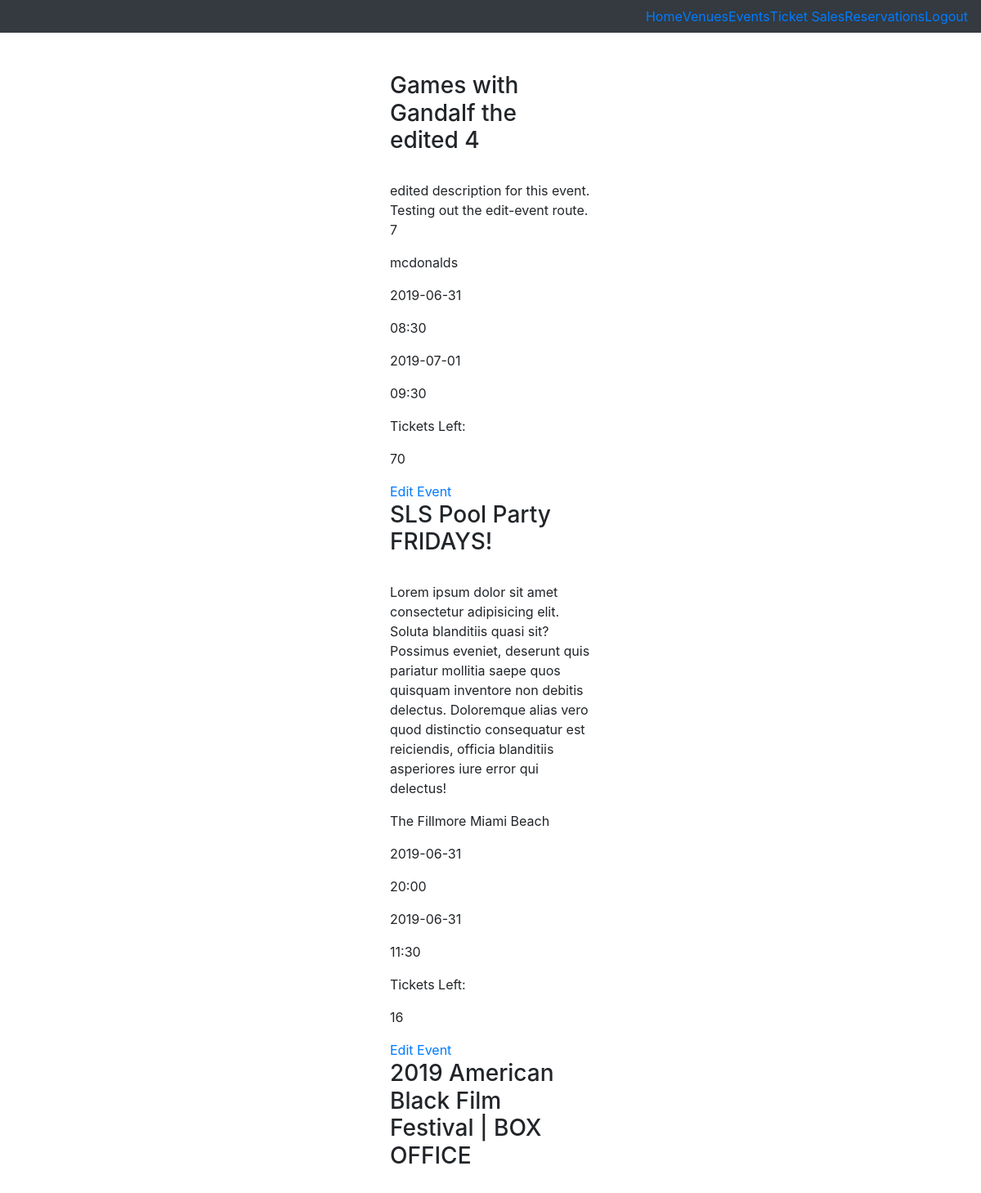
Page /admin (signed in, upper part) on the earlier database version.
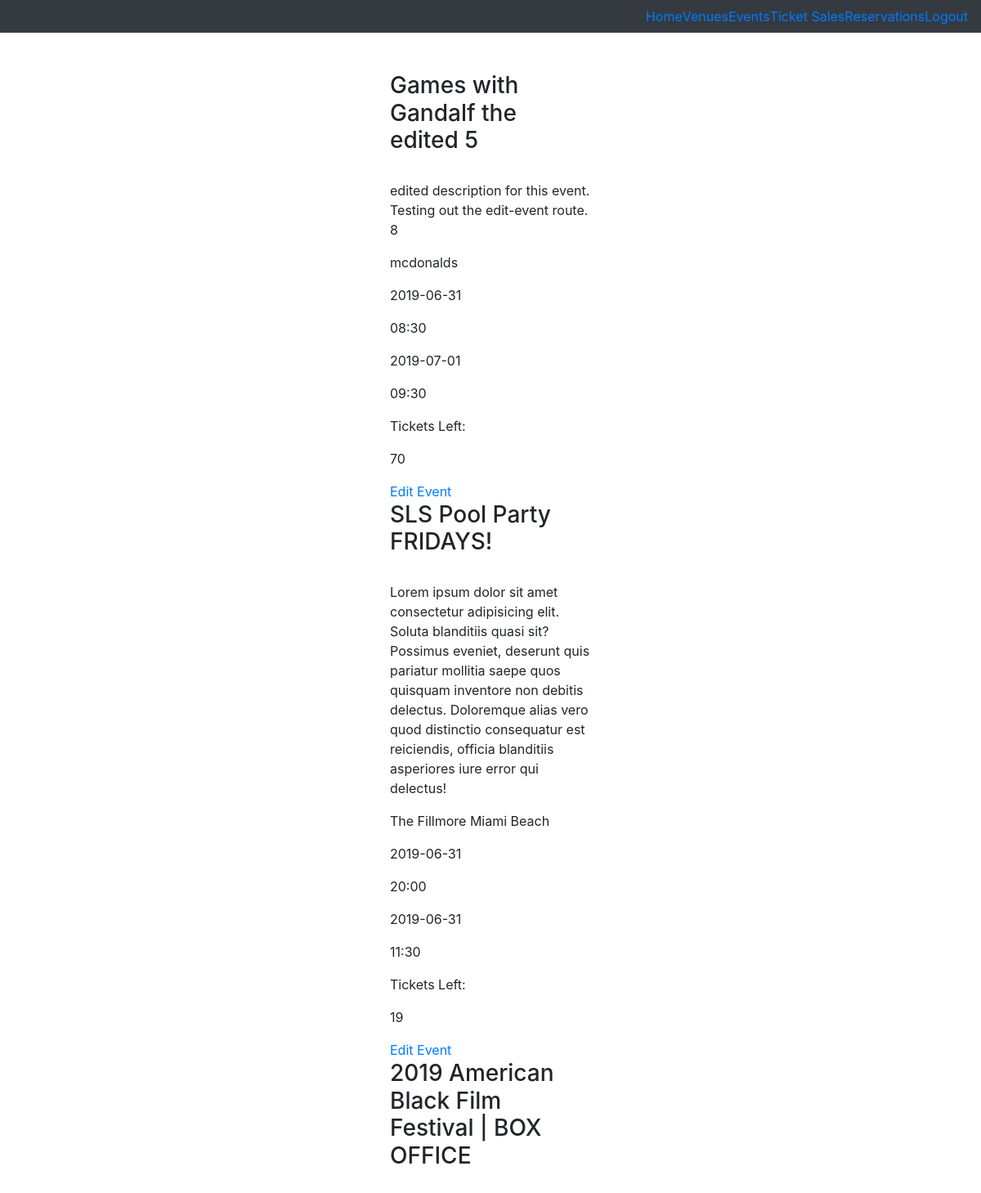
Same page on the later database version.
### tables this page shows
CREATE TABLE 'events' ( eventID INTEGER PRIMARY KEY AUTOINCREMENT NOT NULL,'eventName' VARCHAR NOT NULL,'ticketsLeft' INTEGER NOT NULL,
  type VARCHAR NOT NULL,'startDate' date NOT NULL,'endDate' date NOT NULL,
  description VARCHAR NOT NULL,
  venueID INTEGER NOT NULL,
  adminID INTEGER NOT NULL
, 'endTime'  time NOT NULL  , 'startTime'  time NOT NULL  );

CREATE TABLE 'venues' ( venueID INTEGER PRIMARY KEY AUTOINCREMENT NOT NULL,'venueName' VARCHAR NOT NULL,
  capacity INTEGER NOT NULL,
  address1 VARCHAR NOT NULL,
  address2 VARCHAR NOT NULL,
  city VARCHAR NOT NULL,
  state CHAR(2) NOT NULL,
  zip CHAR(5) NOT NULL,
  adminID INTEGER NOT NULL
);

### application.py (the view)
@app.route("/admin", methods=["GET"])
@login_required
def admin():
    if request.method == "GET":
        if not session["admin"]:
            msg = "You must be an admin to access that page. Please log in."
            return render_template("admin-login.html", msg=msg)
        else:
            events = db.execute(allEventQry)
            venues = db.execute(allVenueQry)
            for event in events:
                for venue in venues:
                    if venue["venueID"] == event["venueID"]:
                        event["venueName"] = venue["venueName"]
            return render_template("admin-index.html", events=events)

### application.py (called while the page is built)
@app.after_request
def after_request(response):
    response.headers["Cache-Control"] = "no-cache, no-store, must-revalidate"
    response.headers["Expires"] = 0
    response.headers["Pragma"] = "no-cache"
    return response

### helpers.py (called while the page is built)
def login_required(f):
    @wraps(f)
    def decorated_function(*args, **kwargs):
        if session.get("user_id") is None:
            return redirect("/login")
        return f(*args, **kwargs)
    return decorated_function

### templates/admin-index.html (shortened to what this page needs)
{% extends "baseadmin.html" %}
{% block body %}
{% for event in events %}
    <div class="container col-lg-3 col-md-6 col-sm-12" centered>
        <h3>{{ event.eventName }}</h3><br>
        <p>{{ event.description }}</p>
        <p>{{ event.venueName }}</p>
        <p>{{ event.startDate }}</p>
        <p>{{ event.startTime }}</p>
        <p>{{ event.endDate }}</p>
        <p>{{ event.endTime }}</p>
        <p>Tickets Left:</p>
        <p>{{ event.ticketsLeft }}</p>
        <a href="{{ '/edit-event/%s'%event.eventID|urlencode }}">Edit Event</a>
    </div>
{% endfor %}
{%endblock %}

Differences in the rows shown:
changed events "mcdonalds": eventName "Games with Gandalf the edited 4" → "Games with Gandalf the edited 5"; description "edited description for this event. Testing out the edit-event route. 7" → "edited description for this event. Testing out the edit-event route. 8"
changed events "SLS Pool Party FRIDAYS!": ticketsLeft "16" → "19"
